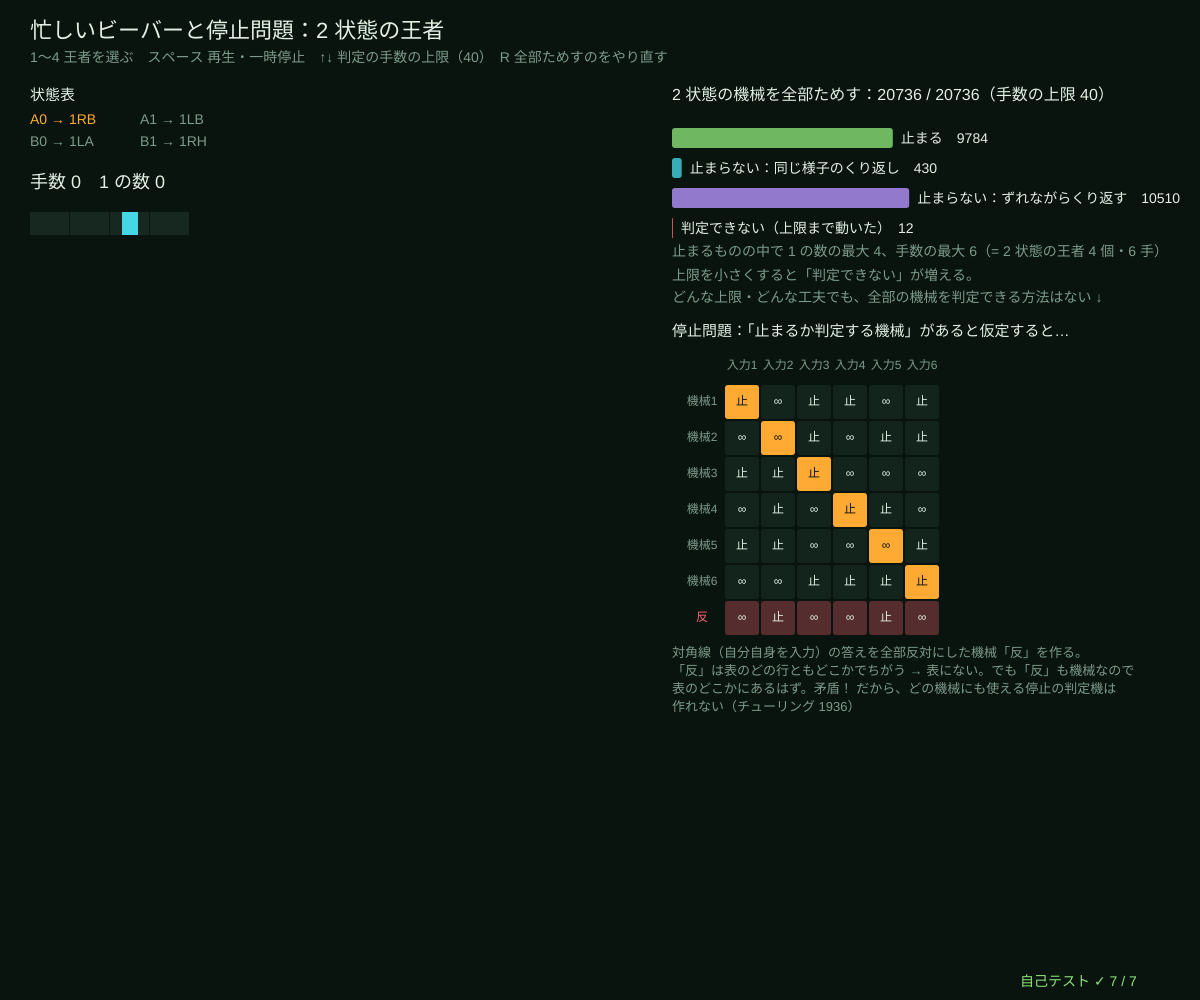
Frame 1 (no input)
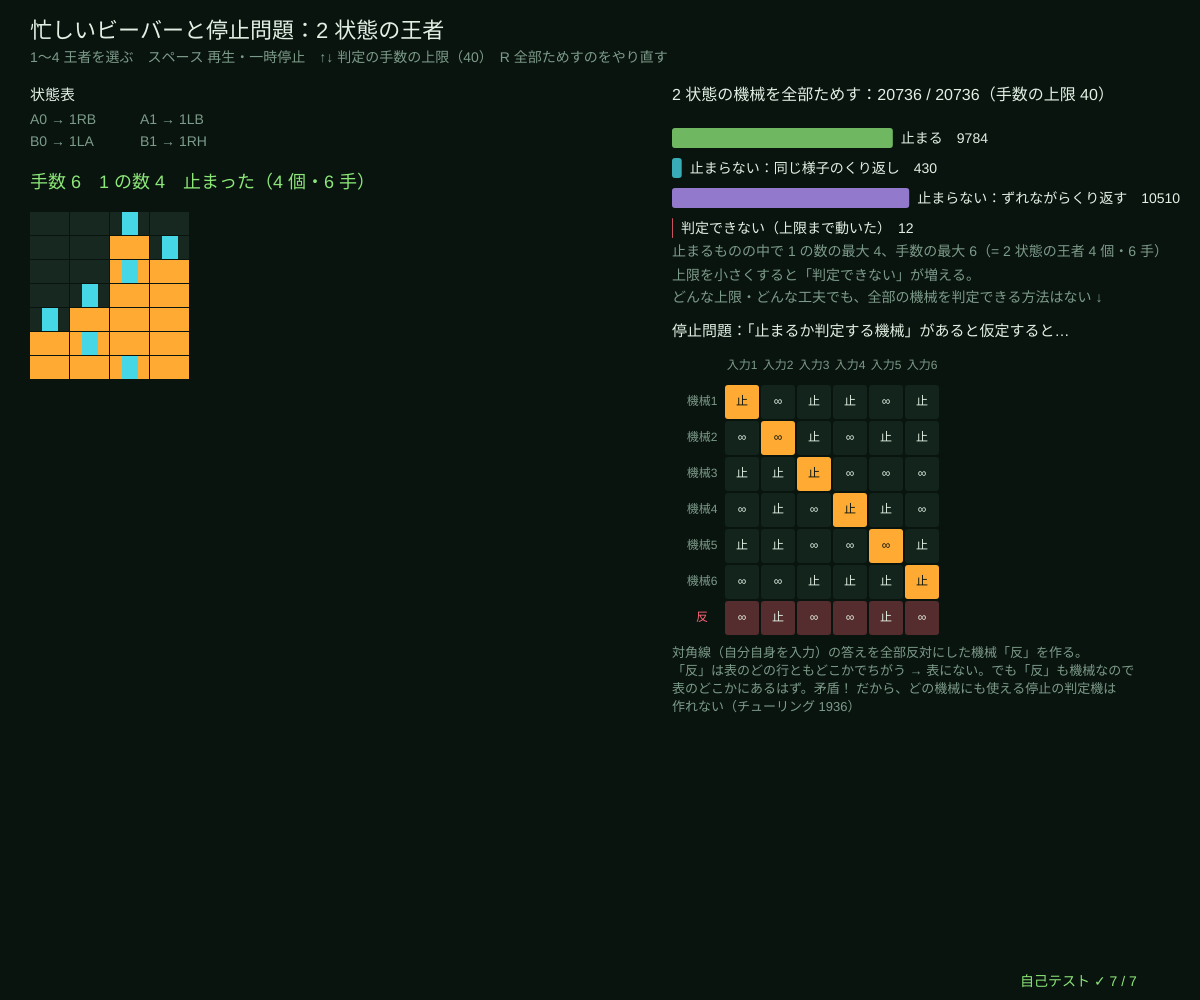
Frame 60 (no input)
Frame 120 (the mouse pressed at the canvas centre since frame 60): identical to frame 60, image omitted

The p5.js sketch that drew these frames (run headless with seeded random() and noise() and a simulated clock; from frame 60 on, the mouse is pressed at the canvas centre):

// p5.js sketch
// ── sketch.js
// ============================================
// 11 忙しいビーバーと停止問題 ─ 状態が n 個の機械で、空のテープから始めて「止まるもののうち」いちばんたくさん 1 を書くのは？
// 記号は 0 と 1、止まる状態 H への最後の 1 手も数える。2 状態は 1 が 4 個（6 手）、4 状態は 13 個（107 手）。
// 3 状態では「1 の数の王者」（6 個・14 手）と「手数の王者」（21 手・1 は 5 個）が別の機械。
// 2 状態の機械 20736 個を全部ためすと：止まる / 止まらない（同じ様子のくり返し・ずれながらのくり返しを見つけた）/ 判定できない（手数の上限まで）
// 1〜4 王者を選ぶ / スペース 再生・一時停止 / ↑↓ 判定の手数の上限 / R 全部ためすのをやり直す
// ============================================

const CHAMPS = [                        // ★ [名前, 機械（A0:1RB = 状態 A で 0 を読んだら 1 を書いて右へ、B へ）, 1 の数, 手数]
  ['2 状態の王者', 'A0:1RB A1:1LB B0:1LA B1:1RH', 4, 6],
  ['3 状態：1 の数の王者', 'A0:1RB A1:1RH B0:0RC B1:1RB C0:1LC C1:1LA', 6, 14],
  ['3 状態：手数の王者', 'A0:1RB A1:1RH B0:1LB B1:0RC C0:1LC C1:1LA', 5, 21],
  ['4 状態の王者', 'A0:1RB A1:1LB B0:1LA B1:0LC C0:1RH C1:1LD D0:1RD D1:0RA', 13, 107],
];
let champ = 0, rows = [], shown = 0, playing = true, budget = 40, enumIdx = 0, counts, best, enumDone = false;

function setup() {
  createCanvas(windowWidth, windowHeight);
  selfTest();
  loadChamp(0); restartEnum();
}
function windowResized() { resizeCanvas(windowWidth, windowHeight); }
function loadChamp(k) {                 // 1 手ごとのテープを全部記録しておく（時空図用）
  champ = k; let m = tmFromCode(CHAMPS[k][1]), c = tmStart(m, '', 0);
  rows = [{ tape: new Map(c.tape), head: c.head, q: c.q }];
  while (!c.halted && c.steps < 500) { tmStep(m, c); rows.push({ tape: new Map(c.tape), head: c.head, q: c.q }); }
  shown = 1; playing = true;
}
// ---- 2 状態の機械を全部ためす（速いシミュレータ：テープは配列）
const OPT = [];                         // 1 つの遷移の選び方 12 通り：書く 0/1 × 左右 × 次 A/B/H
for (let w = 0; w < 2; w++) for (let d = -1; d <= 1; d += 2) for (let nx = 0; nx < 3; nx++) OPT.push([w, d, nx]);
const tapeBuf = new Uint8Array(2048), saveBuf = new Uint8Array(2048);
function classify(idx, maxSteps) {      // 返り値 {kind: 'halt' | 'loop' | 'shift' | 'unknown', ones, steps}
  let tr = [OPT[idx % 12], OPT[Math.floor(idx / 12) % 12], OPT[Math.floor(idx / 144) % 12], OPT[Math.floor(idx / 1728) % 12]];   // A0 A1 B0 B1
  tapeBuf.fill(0); let head = 1024, q = 0, lo = 1024, hi = 1024, savedQ = -1, savedHead = 0, savedLo = 0, savedHi = 0, recs = [];
  for (let s = 1; s <= maxSteps; s++) {
    // ずれながらくり返す：書いたことのない端のマスに来たら記録。前の記録と「状態」と「そこから戻って読んだ範囲のテープ」が
    // 同じなら、そのあとは同じ動きを少しずつずれながら永遠にくり返す（空白へ逃げ続けるのもこの仲間）
    if (head < lo || head > hi) {
      let dir = head < lo ? -1 : 1;
      for (let rc of recs) if (rc.q === q && rc.dir === dir) {
        let same = true;
        for (let i = rc.pos; i !== rc.far + (-dir); i -= dir) { let old = i - rc.base >= 0 && i - rc.base < rc.snap.length ? rc.snap[i - rc.base] : 0; if (tapeBuf[head + (i - rc.pos)] !== old) { same = false; break; } }
        if (same) return { kind: 'shift', steps: s - 1 };
      }
      let a = Math.min(lo, head), b = Math.max(hi, head);
      recs.push({ q, dir, pos: head, far: head, base: a, snap: tapeBuf.slice(a, b + 1) });
      if (recs.length > 8) recs.shift();
    }
    let r = tr[q * 2 + tapeBuf[head]];
    tapeBuf[head] = r[0]; lo = Math.min(lo, head); hi = Math.max(hi, head); head += r[1];
    if (head < 1 || head > 2046) return { kind: 'unknown', steps: s };
    for (let rc of recs) rc.far = rc.dir < 0 ? Math.max(rc.far, head) : Math.min(rc.far, head);   // 記録のあと、どこまで戻ったか
    if (r[2] === 2) { let ones = 0; for (let i = lo; i <= hi; i++) ones += tapeBuf[i]; return { kind: 'halt', ones, steps: s }; }
    q = r[2];
    // くり返し：ブレントの方法で 1, 2, 4, 8 … 手目の様子を保存し、まったく同じ様子にもどったら止まらない
    if (q === savedQ && head === savedHead && lo === savedLo && hi === savedHi) { let same = true; for (let i = lo; i <= hi; i++) if (tapeBuf[i] !== saveBuf[i]) { same = false; break; } if (same) return { kind: 'loop', steps: s }; }
    if ((s & (s - 1)) === 0) { saveBuf.set(tapeBuf.subarray(lo, hi + 1), lo); savedQ = q; savedHead = head; savedLo = lo; savedHi = hi; }
  }
  return { kind: 'unknown', steps: maxSteps };
}
function restartEnum() { enumIdx = 0; enumDone = false; counts = { halt: 0, loop: 0, shift: 0, unknown: 0 }; best = { ones: 0, steps: 0 }; }
function enumSlice(ms) {                // 1 フレームに ms ミリ秒だけ進める（60fps のまま）
  let t0 = performance.now();
  while (enumIdx < 20736 && performance.now() - t0 < ms) for (let k = 0; k < 64 && enumIdx < 20736; k++) {
    let r = classify(enumIdx++, budget); counts[r.kind]++;
    if (r.kind === 'halt') { best.ones = Math.max(best.ones, r.ones); best.steps = Math.max(best.steps, r.steps); }
  }
  if (enumIdx >= 20736) enumDone = true;
}

function draw() {
  background(...BG);
  hudTitle('忙しいビーバーと停止問題：' + CHAMPS[champ][0], '1〜4 王者を選ぶ　スペース 再生・一時停止　↑↓ 判定の手数の上限（' + budget + '）　R 全部ためすのをやり直す');
  if (playing && frameCount % 3 === 0 && shown < rows.length) shown++;
  if (!enumDone) enumSlice(5);
  // ---- 王者の機械：状態表と時空図
  let m = tmFromCode(CHAMPS[champ][1]), cur = rows[shown - 1];
  noStroke(); textAlign(LEFT, BASELINE); fill(...INK); textSize(15);
  text('状態表', 30, 100);
  m.states.forEach((q, i) => ['0', '1'].forEach((s, j) => { let r = m.rules[q + s]; fill(...(cur.q === q && (cur.tape.get(cur.head) || '0') === s && shown < rows.length ? AMBER : DIMC)); textSize(14); text(q + s + ' → ' + r.join(''), 30 + j * 110, 124 + i * 22); }));
  let ones = [...cur.tape.values()].filter((v) => v === '1').length;
  fill(...(shown >= rows.length ? LIME : INK)); textSize(18);
  text('手数 ' + (shown - 1) + '　1 の数 ' + ones + (shown >= rows.length ? '　止まった（' + CHAMPS[champ][2] + ' 個・' + CHAMPS[champ][3] + ' 手）' : ''), 30, 124 + m.states.length * 22 + 20);
  // 時空図
  let lo = 0, hi = 0; for (let r of rows) { lo = Math.min(lo, r.head, ...r.tape.keys()); hi = Math.max(hi, r.head, ...r.tape.keys()); }
  let gy = 124 + m.states.length * 22 + 44, gh = height - gy - 40, ch = Math.min(24, gh / rows.length), cw = Math.min(40, (width * 0.5 - 60) / (hi - lo + 1));
  for (let k = 0; k < shown; k++) { let r = rows[k];
    for (let i = lo; i <= hi; i++) { noStroke(); fill(...(r.tape.get(i) === '1' ? AMBER : [22, 40, 32])); rect(30 + (i - lo) * cw, gy + k * ch, cw - 1, Math.max(1, ch - (ch > 3 ? 1 : 0))); }
    fill(...CYAN); rect(30 + (r.head - lo) * cw + cw * 0.3, gy + k * ch, cw * 0.4, Math.max(1, ch - 1)); }
  // ---- 2 状態の機械を全部ためす
  let px = width * 0.56, py = 100;
  textAlign(LEFT, BASELINE); fill(...INK); textSize(16); text('2 状態の機械を全部ためす：' + enumIdx + ' / 20736（手数の上限 ' + budget + '）', px, py);
  let kinds = [['halt', '止まる', LIME], ['loop', '止まらない：同じ様子のくり返し', CYAN], ['shift', '止まらない：ずれながらくり返す', VIOLET], ['unknown', '判定できない（上限まで動いた）', ROSE]];
  kinds.forEach(([k, lab, col], i) => {
    let y = py + 28 + i * 30, w = (counts[k] / 20736) * (width - px - 60);
    noStroke(); fill(...col, 200); rect(px, y, Math.max(1, w), 20, 3);
    fill(...INK); textSize(14); text(lab + '　' + counts[k], px + Math.max(1, w) + 8, y + 15);
  });
  fill(...DIMC); textSize(14);
  text('止まるものの中で 1 の数の最大 ' + best.ones + '、手数の最大 ' + best.steps + (enumDone ? '（= 2 状態の王者 4 個・6 手）' : ''), px, py + 156);
  text('上限を小さくすると「判定できない」が増える。', px, py + 180);
  text('どんな上限・どんな工夫でも、全部の機械を判定できる方法はない ↓', px, py + 202);
  drawDiagonal(px, py + 236, width - px - 40, height - py - 390);
  drawSelfTest(width - 180, height - 14);
}
function drawDiagonal(x, y, w, h) {     // 停止問題の対角線論法の図
  let n = 6, cs = Math.min(36, h / (n + 2), w / (n + 4)), pat = [[1, 0, 1, 1, 0, 1], [0, 0, 1, 0, 1, 1], [1, 1, 1, 0, 0, 0], [0, 1, 0, 1, 1, 0], [1, 1, 0, 0, 0, 1], [0, 0, 1, 1, 1, 1]];
  noStroke(); fill(...INK); textSize(15); textAlign(LEFT, BASELINE); text('停止問題：「止まるか判定する機械」があると仮定すると…', x, y);
  for (let i = 0; i < n; i++) {
    fill(...DIMC); textSize(12); textAlign(CENTER, CENTER); text('機械' + (i + 1), x + 30, y + 30 + (i + 1) * cs); text('入力' + (i + 1), x + 70 + i * cs, y + 30);
    for (let j = 0; j < n; j++) { fill(...(i === j ? AMBER : PANEL)); rect(x + 70 + j * cs - cs / 2 + 1, y + 30 + (i + 1) * cs - cs / 2 + 1, cs - 2, cs - 2, 3); fill(...(i === j ? [10, 20, 15] : INK)); text(pat[i][j] ? '止' : '∞', x + 70 + j * cs, y + 30 + (i + 1) * cs); }
  }
  let ly = y + 30 + (n + 1) * cs; fill(...ROSE); textAlign(CENTER, CENTER);
  text('反', x + 30, ly);
  for (let j = 0; j < n; j++) { fill(...ROSE, 80); rect(x + 70 + j * cs - cs / 2 + 1, ly - cs / 2 + 1, cs - 2, cs - 2, 3); fill(...INK); text(pat[j][j] ? '∞' : '止', x + 70 + j * cs, ly); }
  fill(...DIMC); textSize(13); textAlign(LEFT, TOP); textLeading(18);
  text('対角線（自分自身を入力）の答えを全部反対にした機械「反」を作る。\n「反」は表のどの行ともどこかでちがう → 表にない。でも「反」も機械なので\n表のどこかにあるはず。矛盾！ だから、どの機械にも使える停止の判定機は\n作れない（チューリング 1936）', x, ly + cs * 0.8);
}

function keyPressed() {
  if (key >= '1' && key <= '4') loadChamp(+key - 1);
  if (key === ' ') { if (shown >= rows.length) shown = 1; playing = !playing; }
  if (key === UP_ARROW) { budget = Math.min(200, budget + 10); restartEnum(); }
  if (key === DOWN_ARROW) { budget = Math.max(5, budget - 5); restartEnum(); }
  if (key === 'r' || key === 'R') restartEnum();
  return false;
}

// ---- 自己テスト
function selfTest() {
  selfTestResults = [];
  for (let [name, code, ones, steps] of CHAMPS) {
    let c = tmRun(tmFromCode(code), '', 1000);
    check(name + '：1 の数 ' + tmCount(c, '1') + '、手数 ' + c.steps + '（期待 ' + ones + ' 個・' + steps + ' 手）', c.halted && tmCount(c, '1') === ones && c.steps === steps);
  }
  let cnt = { halt: 0, loop: 0, shift: 0, unknown: 0 }, bo = 0, bs = 0, okSure = true;
  for (let i = 0; i < 20736; i++) { let r = classify(i, 100); cnt[r.kind]++; if (r.kind === 'halt') { bo = Math.max(bo, r.ones); bs = Math.max(bs, r.steps); } }
  check('2 状態の機械 20736 個（上限 100 手）：止まるものの最大は 1 が ' + bo + ' 個・' + bs + ' 手（= 王者）', bo === 4 && bs === 6);
  let unk = []; for (let i = 0; i < 20736; i++) if (classify(i, 100).kind === 'unknown') unk.push(i);
  check('分類の合計 = 20736、上限 100 手で判定できないのは ' + cnt.unknown + ' 個だけ（2000 手まで動かしてもどれも止まらない）', cnt.halt + cnt.loop + cnt.shift + cnt.unknown === 20736 && cnt.unknown === 12 && unk.every((i) => classify(i, 2000).kind !== 'halt'));
  let nSure = 0;
  for (let i = 0; i < 20736; i += 37) { let r = classify(i, 100); if (r.kind === 'loop' || r.kind === 'shift') { nSure++; if (classify(i, 1500).kind === 'halt') okSure = false; } }
  check('「止まらない」と判定した機械は、1500 手まで動かしても本当に止まらない（' + nSure + ' 個を抜き取り）', okSure && nSure > 200);
  reportSelfTest();
}

// ---------- やってみよう ----------
// 1. 4 で 4 状態の王者を再生しよう。107 手のあいだ、ヘッドはどんな形で行ったり来たりする？（時空図）
// 2. ↓ で上限を 5 や 10 にすると「判定できない」が出てくる。上限を上げると減るが、状態が増えると……
// 3. 5 状態の王者は 4098 個の 1 を 47176870 手で書く。6 状態の答えは今でもわかっていない
// 4. CHAMPS の機械を 1 か所だけ変えてみよう（例：B1:1RH を B1:1LH に）。1 の数と手数はどうなる？
// 5. 「くり返し」「ずれながらくり返す」の判定は確実。でも「そのうち止まるかも」としか言えない機械はいつまでも判定できない。対角線の図と見くらべよう

// ==================================================
// ここから下は「オートマトンの道具」（中身は読まなくても OK。消さないでね）
// ==================================================
// ---- 色と小さな道具
const BG = [9, 20, 15];                 // 背景（回路基板の黒緑）
const INK = [226, 240, 228];            // 文字（蛍光の白）
const AMBER = [255, 170, 50], CYAN = [70, 215, 230], LIME = [140, 230, 120], ROSE = [255, 100, 120], VIOLET = [185, 150, 255];
const DIMC = [125, 155, 138], PANEL = [18, 36, 28], WIRE = [44, 74, 58];
function clampv(v, a, b) { return v < a ? a : v > b ? b : v !== v ? a : v; }     // NaN なら a に戻す
function fmtN(v, d) { if (typeof v !== 'number' || v !== v) return '?'; return v.toFixed(d === undefined ? 2 : d); }
function hudTitle(t, sub) {              // 左上のタイトルと操作の説明
  noStroke(); fill(...INK); textSize(22); textAlign(LEFT, BASELINE); text(t, 30, 38);
  fill(...DIMC); textSize(14); textLeading(19); text(sub, 30, 62);
}
function typeInto(s, ch, allowed, maxLen) {   // 文字の入力：allowed に入っている 1 文字だけ足す（長さの上限つき）
  if (typeof ch !== 'string' || ch.length !== 1 || allowed.indexOf(ch) < 0) return s;
  return s.length < (maxLen || 40) ? s + ch : s;
}
// ---- 種つきの乱数（同じ種なら毎回同じ列 → 実験をくり返せる）
let rngState = 1;
function seedRng(s) { rngState = (s >>> 0) || 1; }
function rnd() {                       // 0〜1 の一様乱数（mulberry32）
  rngState = (rngState + 0x6d2b79f5) >>> 0;
  let t = rngState;
  t = Math.imul(t ^ (t >>> 15), t | 1);
  t ^= t + Math.imul(t ^ (t >>> 7), t | 61);
  return ((t ^ (t >>> 14)) >>> 0) / 4294967296;
}
function rndInt(a, b) { return a + Math.floor(rnd() * (b - a + 1)); }
function rndPick(arr) { return arr[Math.floor(rnd() * arr.length)]; }
function rndString(alpha, len) { let s = ''; for (let i = 0; i < len; i++) s += alpha[Math.floor(rnd() * alpha.length)]; return s; }
// ---- チューリング機械の道具
// 機械 = { states: ['A','B'], syms: ['0','1'], blank: '0', rules: { A0: ['1', 'R', 'B'], ... }, start: 'A', halt: 'H' }
//   規則がないときも止まる（「止まる」= 規則がない or 状態 H）
function tmStart(m, s, head) {
  let tape = new Map(); for (let i = 0; i < s.length; i++) if (s[i] !== m.blank) tape.set(i, s[i]);
  return { tape, head: head || 0, q: m.start, steps: 0, halted: false, lo: 0, hi: Math.max(0, s.length - 1) };
}
function tmRead(cfg, i, blank) { let v = cfg.tape.get(i); return v === undefined ? blank : v; }
function tmStep(m, cfg) {               // 1 手：読む → 書く → 動く → 状態を変える
  if (cfg.halted) return false;
  let r = m.rules[cfg.q + tmRead(cfg, cfg.head, m.blank)];
  if (!r || cfg.q === m.halt) { cfg.halted = true; return false; }
  if (r[0] === m.blank) cfg.tape.delete(cfg.head); else cfg.tape.set(cfg.head, r[0]);
  cfg.head += r[1] === 'R' ? 1 : r[1] === 'L' ? -1 : 0;
  cfg.q = r[2]; cfg.steps++;
  cfg.lo = Math.min(cfg.lo, cfg.head); cfg.hi = Math.max(cfg.hi, cfg.head);
  if (cfg.q === m.halt) cfg.halted = true;
  return true;
}
function tmRun(m, s, maxSteps, head) { let cfg = tmStart(m, s, head); while (!cfg.halted && cfg.steps < maxSteps) tmStep(m, cfg); return cfg; }
function tmTape(cfg, blank, lo, hi) { let s = ''; for (let i = lo; i <= hi; i++) s += tmRead(cfg, i, blank); return s; }
function tmContent(cfg, blank) {        // 空白でない部分だけの文字列
  let ks = [...cfg.tape.keys()]; if (!ks.length) return '';
  return tmTape(cfg, blank, Math.min(...ks), Math.max(...ks));
}
function tmCount(cfg, sym) { let n = 0; for (let v of cfg.tape.values()) if (v === sym) n++; return n; }
function tmFromCode(code) {             // 'A0:1RB A1:1LB B0:1LA B1:1RH' のような短い書き方から
  let rules = {}, states = new Set();
  for (let part of code.trim().split(/\s+/)) { let [k, v] = part.split(':'); rules[k] = [v[0], v[1], v.slice(2)]; states.add(k.slice(0, -1)); }
  return { states: [...states], syms: ['0', '1'], blank: '0', rules, start: 'A', halt: 'H' };
}
function drawTape(cfg, blank, x, y, cw, ncell, center, cols) {   // テープのマスとヘッド
  let lo = Math.round(center - ncell / 2);
  textAlign(CENTER, CENTER); textSize(Math.min(22, cw * 0.6));
  for (let k = 0; k < ncell; k++) {
    let i = lo + k, v = tmRead(cfg, i, blank), cx = x + k * cw;
    stroke(...WIRE); strokeWeight(1); fill(...((cols && cols[v]) || PANEL)); rect(cx, y, cw - 2, cw * 1.2, 4);
    noStroke(); fill(...INK); text(v === blank ? '' : v, cx + cw / 2 - 1, y + cw * 0.6);
    if (i === cfg.head) { fill(...AMBER); triangle(cx + cw / 2 - 1, y - 4, cx + cw / 2 - 10, y - 18, cx + cw / 2 + 8, y - 18); noFill(); stroke(...AMBER); strokeWeight(3); rect(cx, y, cw - 2, cw * 1.2, 4); noStroke(); }
  }
}
// ---- 自己テストの道具
let selfTestResults = [];
function check(name, cond) { selfTestResults.push({ name, ok: !!cond }); }
function reportSelfTest() { for (let r of selfTestResults) (r.ok ? console.log : console.error)((r.ok ? '✓ ' : '✗ ') + r.name); }
function selfTestLine() { let n = selfTestResults.filter((r) => r.ok).length; return '自己テスト ' + (n === selfTestResults.length ? '✓ ' : '✗ ') + n + ' / ' + selfTestResults.length; }
function drawSelfTest(x, y) { noStroke(); fill(...(selfTestResults.every((r) => r.ok) ? LIME : ROSE)); textSize(14); textAlign(LEFT, BASELINE); text(selfTestLine(), x, y); }
